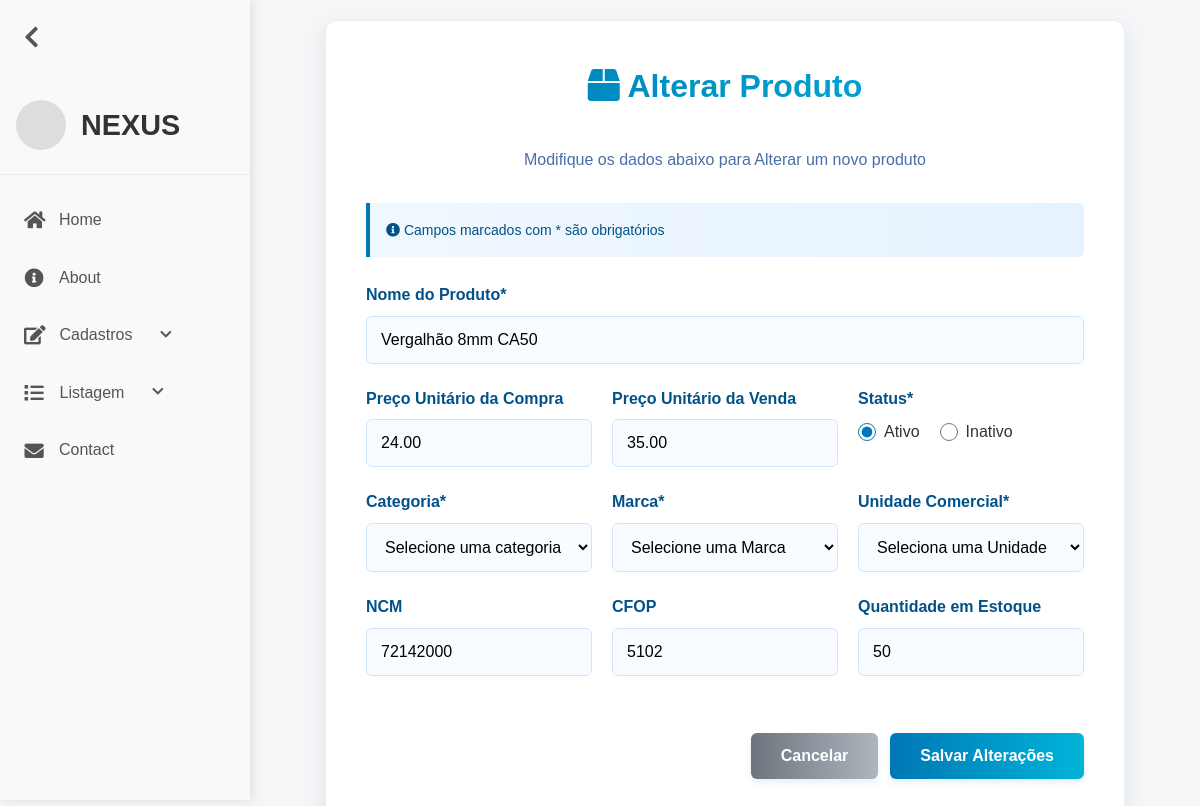
/produto-alterar.php?codigo=1 (signed in), run on an earlier commit of the app's database.
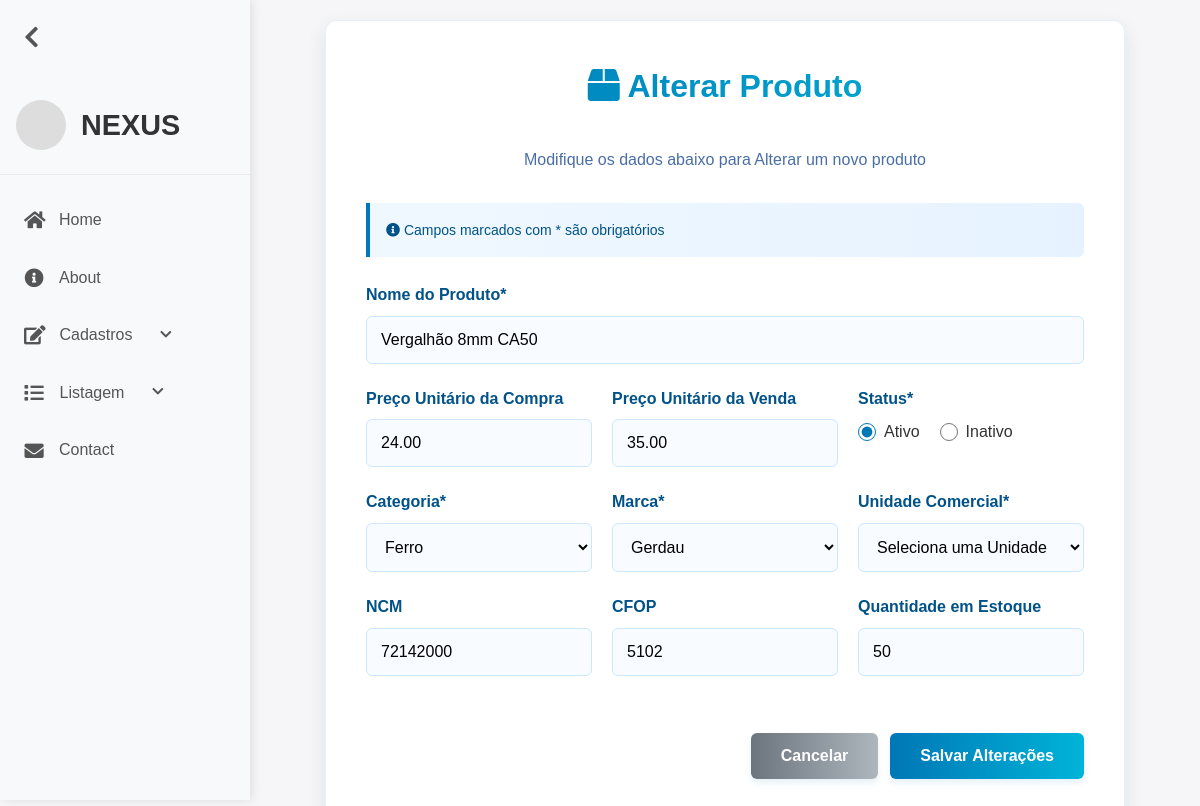
And on a later commit of the database.
### tables this page shows
CREATE TABLE `produto` (
  `codigo` int(11) NOT NULL,
  `status` tinyint(1) NOT NULL DEFAULT 1,
  `nome` varchar(100) NOT NULL,
  `precoUnitarioDaCompra` double(10,2) NOT NULL,
  `precoUnitarioDaVenda` double(10,2) NOT NULL,
  `quantEstoque` int(11) NOT NULL,
  `ncm` varchar(10) NOT NULL,
  `cfop` varchar(10) NOT NULL,
  `idMarca` int(11) NOT NULL,
  `idCategoria` int(11) NOT NULL,
  `unidMedida` varchar(6) NOT NULL
);

CREATE TABLE `categoria` (
  `codigo` int(11) NOT NULL,
  `status` tinyint(1) NOT NULL DEFAULT 1,
  `nome` varchar(45) NOT NULL
);

CREATE TABLE `marca` (
  `codigo` int(11) NOT NULL,
  `status` tinyint(1) NOT NULL DEFAULT 1,
  `nome` varchar(45) NOT NULL
);

### produto-alterar.php (the view, shortened to what this page needs)
<?php
require_once("conexao.php");
$sql = "SELECT * FROM produto WHERE codigo = " . $_GET['codigo'];
$resultado = mysqli_query($conexao, $sql);
$linha = mysqli_fetch_array($resultado);
?>
<!DOCTYPE html>
<html lang="pt-BR">
<head>
    <link rel="stylesheet" href="assets/css/formCadastro.css">
    <link rel="stylesheet" href="assets/css/reset.css">
    <link rel="stylesheet" href="assets/css/header.css">
    <link rel="stylesheet" href="https://cdnjs.cloudflare.com/ajax/libs/font-awesome/5.15.3/css/all.min.css">
</head>
<body>
    <?php require_once("header.php"); ?>
    <div class="container">
        <div class="form-header">
            <h1><i class="fas fa-box"></i> Alterar Produto</h1>
            <p>Modifique os dados abaixo para Alterar um novo produto</p>
        </div>
        <div class="info-box">
            <p><i class="fas fa-info-circle"></i> Campos marcados com * são obrigatórios</p>
        </div>
        <form method="POST">
            <div class="form-group">
                <label for="nome" class="form-label">Nome do Produto*</label>
                <input name="nome" type="text" class="form-control" id="nome" value="<?= $linha['nome'] ?>" required>
            </div>
            <div class="form-row">
                <div class="form-group">
                    <label for="precoUnitarioDaCompra" class="form-label">Preço Unitário da Compra</label>
                    <input name="precoUnitarioDaCompra" type="number" class="form-control" id="precoUnitarioDaCompra"
                        value="<?= $linha['precoUnitarioDaCompra'] ?>">
                </div>
                <div class="form-group">
                    <label for="precoUnitarioDaVenda" class="form-label">Preço Unitário da Venda</label>
                    <input name="precoUnitarioDaVenda" type="number" class="form-control" id="precoUnitarioDaVenda"
                        value="<?= $linha['precoUnitarioDaVenda'] ?>">
                </div>
                <div class="form-group">
                    <label>Status*</label>
                    <div class="radio-group">
                        <div class="radio-option">
                            <input type="radio" id="status-ativo" name="status" value="1" <?= $linha['status'] == 1 ? 'checked' : '' ?>>
                            <label for="status-ativo">Ativo</label>
                        </div>
                        <div class="radio-option">
                            <input type="radio" id="status-inativo" name="status" value="0" <?= $linha['status'] == 0 ? 'checked' : '' ?>>
                            <label for="status-inativo">Inativo</label>
                        </div>
                    </div>
                </div>
            </div>
            <div class="form-row">
                <div class="form-group">
                    <label for="product-category">Categoria*</label>
                    <select id="idCategoria" name="idCategoria" required>
                        <option value="">Selecione uma categoria</option>
                        <?php
                        $sql = "SELECT * FROM categoria ORDER BY nome";
                        $result = mysqli_query($conexao, $sql);
                        while ($row = mysqli_fetch_array($result)) { ?>
                            <option value="<?= $row['codigo'] ?>" <?= ($row['codigo']) == $linha['idCategoria'] ? 'selected' : '' ?>><?= $row['nome'] ?></option>
                        <?php } ?>
                    </select>
                </div>
                <div class="form-group">
                    <label for="product-marca">Marca*</label>
                    <select id="idMarca" name="idMarca" required>
                        <option value="">Selecione uma Marca</option>
                        <?php
                        $sql = "SELECT * FROM marca ORDER BY codigo";
                        $result = mysqli_query($conexao, $sql);
                        while ($row = mysqli_fetch_array($result)) { ?>
                            <option value="<?= $row['codigo'] ?>" <?= ($row['codigo']) == $linha['idMarca'] ? 'selected' : '' ?>><?= $row['nome'] ?></option>
                        <?php } ?>
                    </select>
                </div>
                <div class="form-group">
                    <label for="quantEstoque">Unidade Comercial*</label>
                    <select name="unidMedida" id="unidMedida" required>
                        <option value="">Seleciona uma Unidade</option>
                    </select>
                </div>
            </div>
            <div class="form-row">
                <div class="form-group">
                    <label for="ncm" class="form-label">NCM</label>
                    <input name="ncm" type="number" class="form-control" id="ncm" value="<?= $linha['ncm'] ?>">
                </div>
                <div class="form-group">
                    <label for="cfop" class="form-label">CFOP</label>
                    <input name="cfop" type="number" class="form-control" id="cfop" value="<?= $linha['cfop'] ?>">
                </div>
                <div class="form-group">
                    <label for="quantEstoque" class="form-label">Quantidade em Estoque</label>
                    <input name="quantEstoque" type="number" class="form-control" id="quantEstoque"
                        value="<?= $linha['quantEstoque'] ?>">
                </div>
            </div>
           <div class="button-group">
                <a href="produto-listar.php"><button type="button" class="btn btn-secondary">Cancelar</button></a>
                <button name="salvar" type="submit" class="btn">Salvar Alterações</button>
            </div>
        </form>
    </div>
</body>
</html>

### header.php (shortened to what this page needs)
<header>
    <div class="sidebar" id="sidebar">
        <button class="toggle-btn" id="toggleBtn">
            <i class="fas fa-chevron-left"></i>
        </button>
        <div class="logo-container">
            <div class="logo-img-placeholder">
            </div>
            <div class="logo-text">NEXUS</div>
        </div>
        <nav>
            <ul>
                <li><a href="adm.php"><i class="fas fa-home"></i> <span>Home</span></a></li>
                <li><a href="#"><i class="fas fa-info-circle"></i> <span>About</span></a></li>
                <li class="has-dropdown">
                    <a href="#" class="dropdown-toggle"><i class="fas fa-edit"></i> <span>Cadastros</span><i class="fas fa-chevron-down caret"></i></a>
                </li>
                <li class="has-dropdown">
                    <a href="#" class="dropdown-toggle"><i class="fas fa-list"></i> <span>Listagem</span><i class="fas fa-chevron-down caret"></i></a>
                </li>
                <li><a href="#"><i class="fas fa-envelope"></i> <span>Contact</span></a></li>
            </ul>
        </nav>
    </div>
</header>

### assets/css/formCadastro.css (style rules this page uses)
* { font-family: 'Segoe UI', Tahoma, Geneva, Verdana, sans-serif; }
body { background: #f6f5f7; color: #333; line-height: 1.6; min-height: 100vh; }
.container { max-width: 800px; margin: 20px auto; padding: 40px; background: #fff; border-radius: 12px; box-shadow: 0 8px 20px rgba(0, 82, 136, 0.1); border: 1px solid rgba(0, 119, 182, 0.1); width: 100%; }
h1 { text-align: center; margin-bottom: 35px; color: #005288; font-weight: 700; background: linear-gradient(to right, #0077b6, #00b4d8); -webkit-background-clip: text; -webkit-text-fill-color: transparent; }
.form-group { margin-bottom: 22px; }
label { display: block; margin-bottom: 8px; font-weight: 600; color: #005288; }
input[type="text"], input[type="email"], input[type="tel"], input[type="date"], input[type="password"], input[type="number"], textarea, select { width: 100%; padding: 14px; border: 1px solid #cce7ff; border-radius: 6px; font-size: 16px; transition: all 0.3s; background-color: #f8fbff; }
.form-row { display: flex; gap: 20px; }
.form-row .form-group { flex: 1; }
.btn { display: inline-block; background: linear-gradient(to right, #0077b6, #00b4d8); color: #fff; padding: 14px 30px; border: none; border-radius: 6px; cursor: pointer; font-size: 16px; font-weight: 600; transition: all 0.3s; box-shadow: 0 4px 6px rgba(0, 119, 182, 0.1); }
.btn-secondary { background: linear-gradient(to right, #6c757d, #adb5bd); margin-right: 12px; }
.button-group { display: flex; justify-content: flex-end; margin-top: 35px; }
.info-box { background: linear-gradient(to right, #f0f8ff, #e6f2ff); border-left: 4px solid #0077b6; padding: 16px; margin-bottom: 25px; border-radius: 0 6px 6px 0; }
.info-box p { color: #005288; margin: 0; font-size: 14px; }
.form-header { text-align: center; margin-bottom: 30px; }
.form-header p { color: #4a6fa5; margin-top: 10px; }
.radio-group { display: flex; gap: 20px; align-items: center; margin-top: 8px; }
.radio-option { display: flex; align-items: center; gap: 8px; }
.radio-option input[type="radio"] { accent-color: #0077b6; width: 18px; height: 18px; }
.radio-option label { margin-bottom: 0; font-weight: normal; color: #333; }

### assets/css/header.css (style rules this page uses)
* { font-family: 'Arial', sans-serif; }
body { display: flex; min-height: 100vh; transition: margin-left 0.3s ease; margin-left: 250px; }
.sidebar { width: 250px; height: 100vh; background-color: #f8f9fa; box-shadow: 2px 0 10px rgba(0, 0, 0, 0.1); position: fixed; left: 0; top: 0; transition: width 0.3s ease; overflow-x: hidden; z-index: 1000; display: flex; flex-direction: column; }
.logo-container { display: flex; align-items: center; padding: 1.5rem 1rem; gap: 15px; border-bottom: 1px solid #eaeaea; transition: padding 0.3s ease; }
.logo-img-placeholder { width: 50px; height: 50px; background-color: #ddd; border-radius: 50%; flex-shrink: 0; }
.logo-text { font-size: 1.8rem; font-weight: 700; color: #333; white-space: nowrap; overflow: hidden; transition: opacity 0.3s ease; }
nav { flex: 1; padding: 1rem 0; }
nav ul { list-style: none; display: flex; flex-direction: column; }
nav li { width: 100%; }
nav a { text-decoration: none; color: #555; font-weight: 500; transition: all 0.3s ease; padding: 1rem 1.5rem; position: relative; display: flex; align-items: center; gap: 15px; white-space: nowrap; }
nav a i { font-size: 1.2rem; width: 20px; text-align: center; flex-shrink: 0; }
nav a span { transition: opacity 0.3s ease; }
nav a::after { content: ''; position: absolute; width: 0; height: 2px; background: -webkit-linear-gradient(90deg, #3d0ff9, #7494ec, #e6f2fa); background: linear-gradient(90deg, #3d0ff9, #7494ec, #e6f2fa); bottom: 0; left: 0; transition: width 0.3s; transform-origin: left center; }
.toggle-btn { background: none; border: none; color: #555; font-size: 1.5rem; cursor: pointer; padding: 1rem; align-self: flex-start; margin: 0.5rem; transition: transform 0.3s ease; }
.sidebar nav ul { list-style: none; padding: 0; margin: 0; }
.sidebar nav ul li { position: relative; }
.sidebar nav ul li .dropdown-toggle { display: flex; align-items: center; gap: 15.5px; }
.sidebar nav ul li .caret { transition: transform .2s ease; font-size: .8em; margin-left: 8px; }

What changed in the data, as far as the page shows it:
changed produto "Vergalhão 8mm CA50": idCategoria (not shown) → "Ferro"; idMarca (not shown) → "Gerdau"
Also different on the page:
form field idCategoria: "Selecione uma categoria" → (not shown)
form field idMarca: "Selecione uma Marca" → (not shown)
